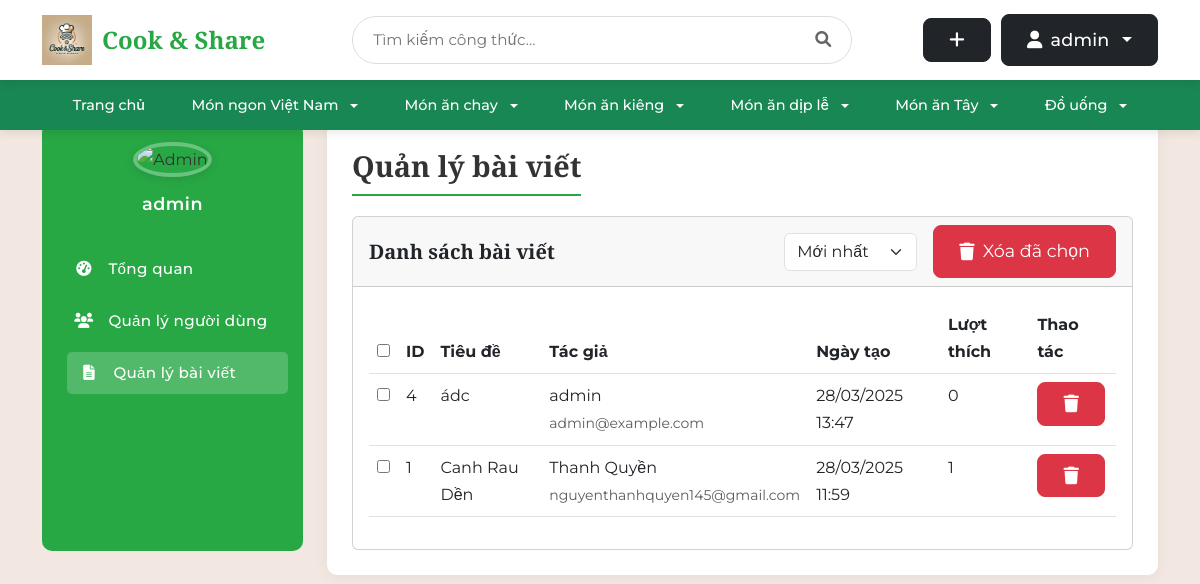
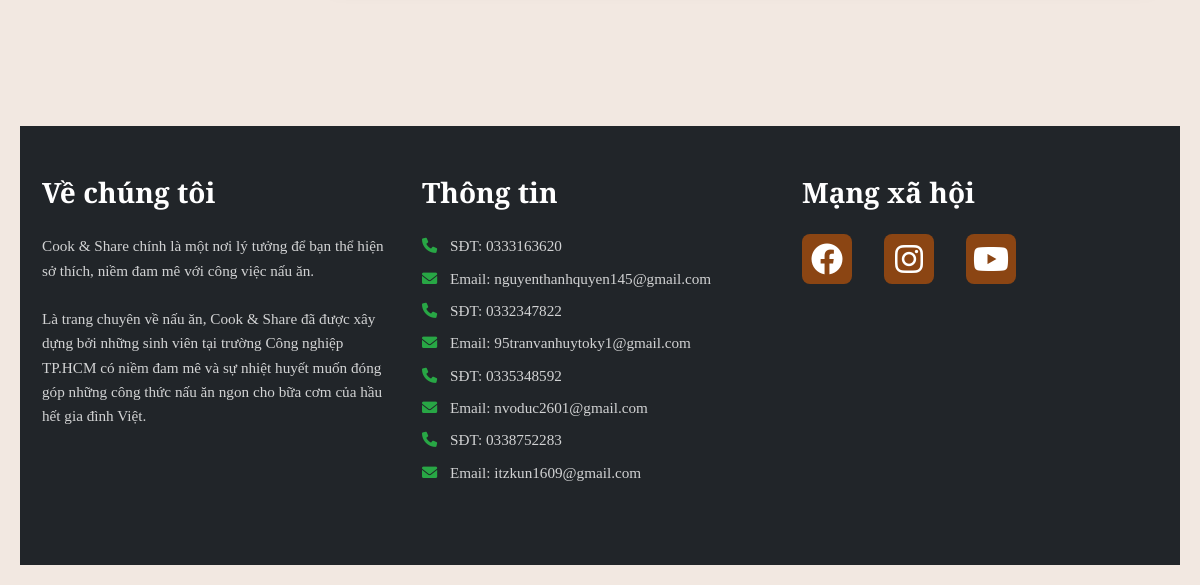
/admin/posts (signed in), run on an earlier commit of the app's database (2 pictures, top to bottom).
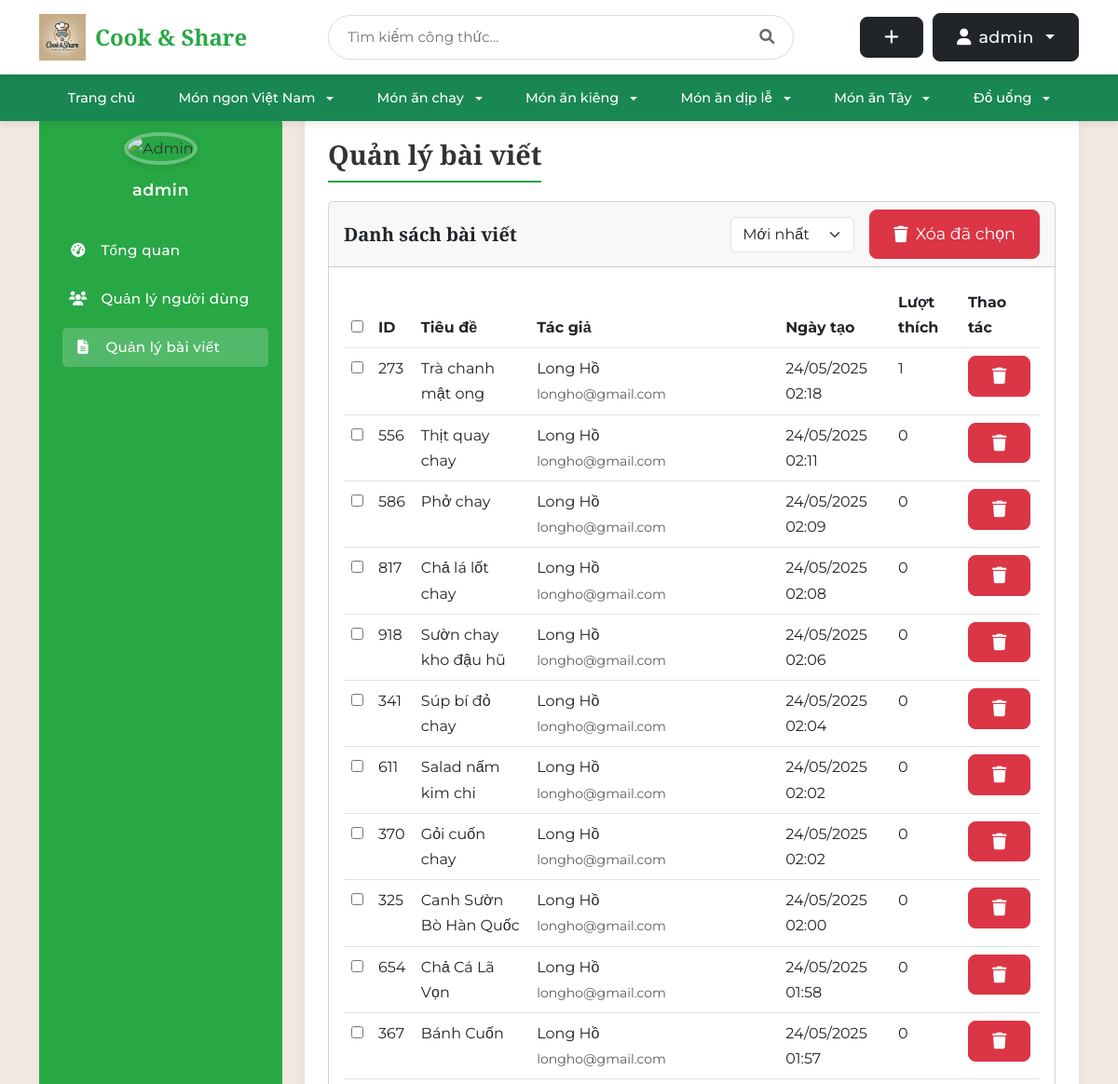
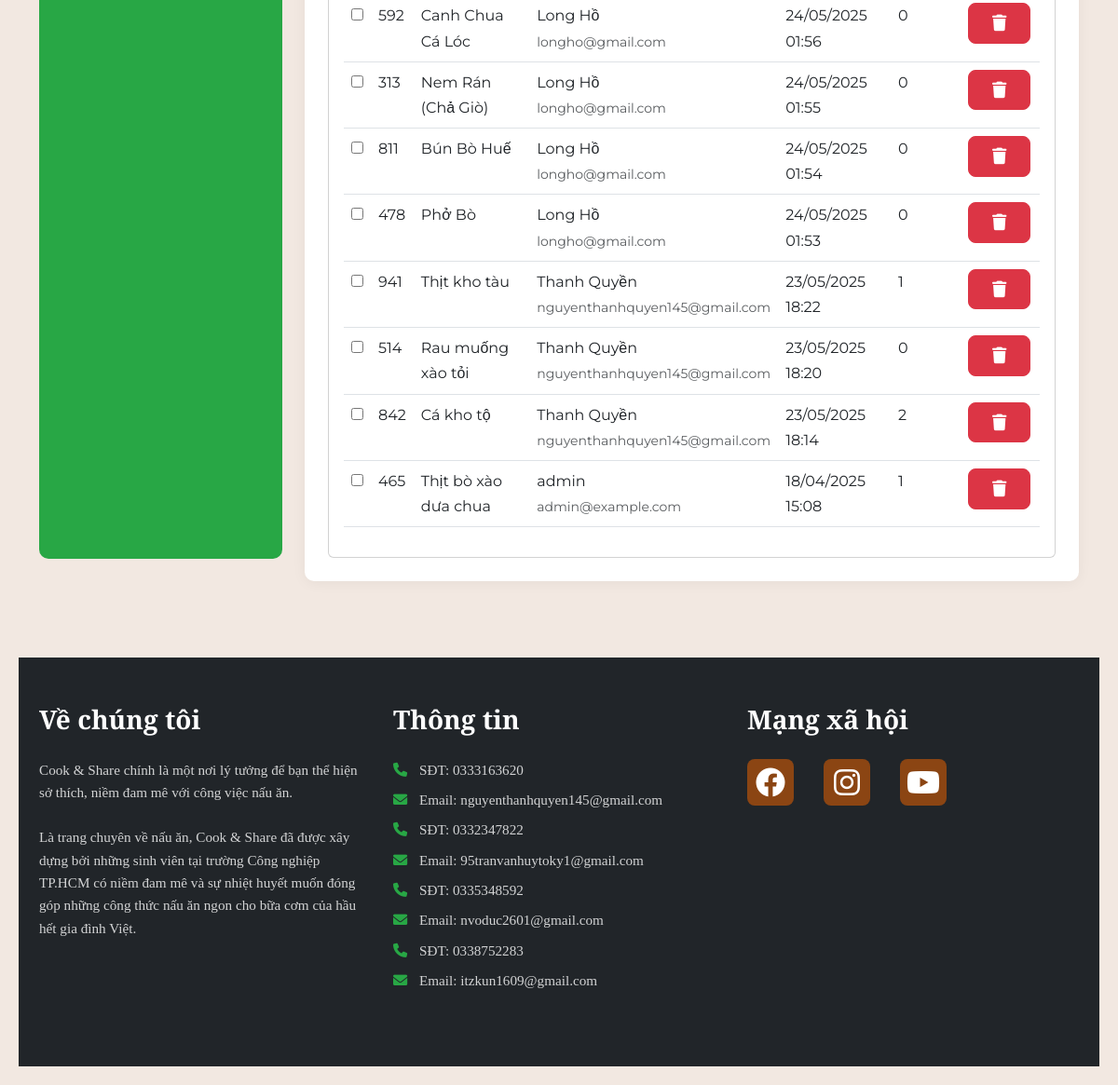
And on a later commit of the database (2 pictures, top to bottom).
### tables this page shows
CREATE TABLE post (
    id INTEGER PRIMARY KEY AUTOINCREMENT,
    author_id INTEGER NOT NULL,
    created TIMESTAMP NOT NULL DEFAULT CURRENT_TIMESTAMP,
    title TEXT NOT NULL,
    description TEXT,
    ingredients TEXT NOT NULL,
    instructions TEXT NOT NULL,
    cooking_time INTEGER DEFAULT 0,
    servings INTEGER DEFAULT 1,
    FOREIGN KEY (author_id) REFERENCES user (id)
);

CREATE TABLE user (
    id INTEGER PRIMARY KEY AUTOINCREMENT,
    username TEXT UNIQUE NOT NULL,
    password TEXT NOT NULL,
    email TEXT UNIQUE NOT NULL,
    created TIMESTAMP NOT NULL DEFAULT CURRENT_TIMESTAMP,
    avatar_path TEXT,
    role TEXT NOT NULL DEFAULT 'user',
    is_blocked BOOLEAN NOT NULL DEFAULT 0,
    gender TEXT,
    birthdate DATE,
    phone TEXT
);

### share_recipe/admin.py (the view)
@bp.route('/posts')
@login_required
def posts():
    if g.user['role'] != 'admin':
        return redirect(url_for('index'))
    sort_order = request.args.get('sort', 'newest')
    db = get_db()
    base_query = '''
        SELECT p.*, u.username as author_name, u.email as author_email,
        (SELECT COUNT(*) FROM favorites f WHERE f.post_id = p.id) as like_count
        FROM post p
        JOIN user u ON p.author_id = u.id
    '''
    if sort_order == 'oldest':
        base_query += ' ORDER BY p.created ASC'
    elif sort_order == 'likes':
        base_query += ' ORDER BY like_count DESC'
    else:  # Default to newest
        base_query += ' ORDER BY p.created DESC'
    posts = db.execute(base_query).fetchall()
    return render_template('admin/posts.html', posts=posts)

### share_recipe/auth.py (called while the page is built)
@bp.before_app_request
def load_logged_in_user():
    user_id = session.get('user_id')
    if user_id is None:
        g.user = None
    else:
        user = get_db().execute(
            'SELECT * FROM user WHERE id = ?', (user_id,)
        ).fetchone()
        if user:
            user_dict = dict(user)
            is_blocked = user_dict.get('is_blocked')
            if is_blocked:
                g.user = None
                session.clear()
                flash('Tài khoản đã bị khóa. Mời đăng nhập lại.')
                return redirect(url_for('auth.login'))
            else:
                g.user = user
        else:
            g.user = None

def login_required(view):
    @functools.wraps(view)
    def wrapped_view(**kwargs):
        if g.user is None:
            return redirect(url_for('auth.login'))
        return view(**kwargs)
    return wrapped_view

### share_recipe/db.py (called while the page is built)
def get_db():
    if 'db' not in g:
        g.db = sqlite3.connect(
            current_app.config['DATABASE'],
            detect_types=sqlite3.PARSE_DECLTYPES
        )
        g.db.row_factory = sqlite3.Row
    return g.db

### share_recipe/templates/admin/posts.html (shortened to what this page needs)
{% extends 'admin/base_admin.html' %}
{% block admin_title %}Quản lý bài viết{% endblock %}
{% block admin_content %}
<div class="card">
    <div class="card-header d-flex justify-content-between align-items-center">
        <h5 class="card-title mb-0">Danh sách bài viết</h5>
        <div class="d-flex align-items-center">
            <div class="me-3">
                <select id="sort-posts" class="form-select">
                    <option value="newest" {% if request.args.get('sort') == 'newest' %}selected{% endif %}>Mới nhất</option>
                </select>
            </div>
            <button type="button" class="btn btn-danger" id="delete-selected-posts">
                <i class="fas fa-trash"></i> Xóa đã chọn
            </button>
        </div>
    </div>
    <div class="card-body">
        <div class="table-responsive">
            <table class="table table-hover">
                <thead>
                    <tr>
                        <th><input type="checkbox" id="select-all-posts"></th>
                        <th>ID</th>
                        <th>Tiêu đề</th>
                        <th>Tác giả</th>
                        <th>Ngày tạo</th>
                        <th>Lượt thích</th>
                        <th>Thao tác</th>
                    </tr>
                </thead>
                <tbody>
                    {% for post in posts %}
                    <tr>
                        <td><input type="checkbox" class="select-post" value="{{ post['id'] }}"></td>
                        <td>{{ post['id'] }}</td>
                        <td>{{ post['title'] }}</td>
                        <td>
                            <div>{{ post['author_name'] }}</div>
                            <small class="text-muted">{{ post['author_email'] }}</small>
                        </td>
                        <td>{{ post['created'].strftime('%d/%m/%Y %H:%M') }}</td>
                        <td>{{ post['like_count'] }}</td>
                        <td>
                            <form action="{{ url_for('admin.delete_post', id=post['id']) }}" method="post" style="display: inline;">
                                <button type="submit" class="btn btn-danger btn-sm" onclick="return confirm('Bạn có chắc chắn muốn xóa bài viết này?')">
                                    <i class="fas fa-trash"></i>
                                </button>
                            </form>
                        </td>
                    </tr>
                    {% endfor %}
                </tbody>
            </table>
        </div>
    </div>
</div>
{% endblock %}

What changed in the data, as far as the page shows it:
removed post: id "4", title "ádc", author_name "admin", author_email "admin@example.com", created "28/03/2025 13:47", like_count "0"
removed post: id "1", title "Canh Rau Dền", author_name "Thanh Quyền", author_email "nguyenthanhquyen145@gmail.com", created "28/03/2025 11:59", like_count "1"
added post: id "273", title "Trà chanh mật ong", author_name "Long Hồ", author_email "longho@gmail.com", created "24/05/2025 02:18", like_count "1"
added post: id "556", title "Thịt quay chay", author_name "Long Hồ", author_email "longho@gmail.com", created "24/05/2025 02:11", like_count "0"
added post: id "586", title "Phở chay", author_name "Long Hồ", author_email "longho@gmail.com", created "24/05/2025 02:09", like_count "0"
added post: id "817", title "Chả lá lốt chay", author_name "Long Hồ", author_email "longho@gmail.com", created "24/05/2025 02:08", like_count "0"
added post: id "918", title "Sườn chay kho đậu hũ", author_name "Long Hồ", author_email "longho@gmail.com", created "24/05/2025 02:06", like_count "0"
added post: id "341", title "Súp bí đỏ chay", author_name "Long Hồ", author_email "longho@gmail.com", created "24/05/2025 02:04", like_count "0"
added post: id "611", title "Salad nấm kim chi", author_name "Long Hồ", author_email "longho@gmail.com", created "24/05/2025 02:02", like_count "0"
added post: id "370", title "Gỏi cuốn chay", author_name "Long Hồ", author_email "longho@gmail.com", created "24/05/2025 02:02", like_count "0"
added post: id "325", title "Canh Sườn Bò Hàn Quốc", author_name "Long Hồ", author_email "longho@gmail.com", created "24/05/2025 02:00", like_count "0"
added post: id "654", title "Chả Cá Lã Vọn", author_name "Long Hồ", author_email "longho@gmail.com", created "24/05/2025 01:58", like_count "0"
added post: id "367", title "Bánh Cuốn", author_name "Long Hồ", author_email "longho@gmail.com", created "24/05/2025 01:57", like_count "0"
added post: id "592", title "Canh Chua Cá Lóc", author_name "Long Hồ", author_email "longho@gmail.com", created "24/05/2025 01:56", like_count "0"
added post: id "313", title "Nem Rán (Chả Giò)", author_name "Long Hồ", author_email "longho@gmail.com", created "24/05/2025 01:55", like_count "0"
added post: id "811", title "Bún Bò Huế", author_name "Long Hồ", author_email "longho@gmail.com", created "24/05/2025 01:54", like_count "0"
added post: id "478", title "Phở Bò", author_name "Long Hồ", author_email "longho@gmail.com", created "24/05/2025 01:53", like_count "0"
added post: id "941", title "Thịt kho tàu", author_name "Thanh Quyền", author_email "nguyenthanhquyen145@gmail.com", created "23/05/2025 18:22", like_count "1"
added post: id "514", title "Rau muống xào tỏi", author_name "Thanh Quyền", author_email "nguyenthanhquyen145@gmail.com", created "23/05/2025 18:20", like_count "0"
added post: id "842", title "Cá kho tộ", author_name "Thanh Quyền", author_email "nguyenthanhquyen145@gmail.com", created "23/05/2025 18:14", like_count "2"
added post: id "465", title "Thịt bò xào dưa chua", author_name "admin", author_email "admin@example.com", created "18/04/2025 15:08", like_count "1"
